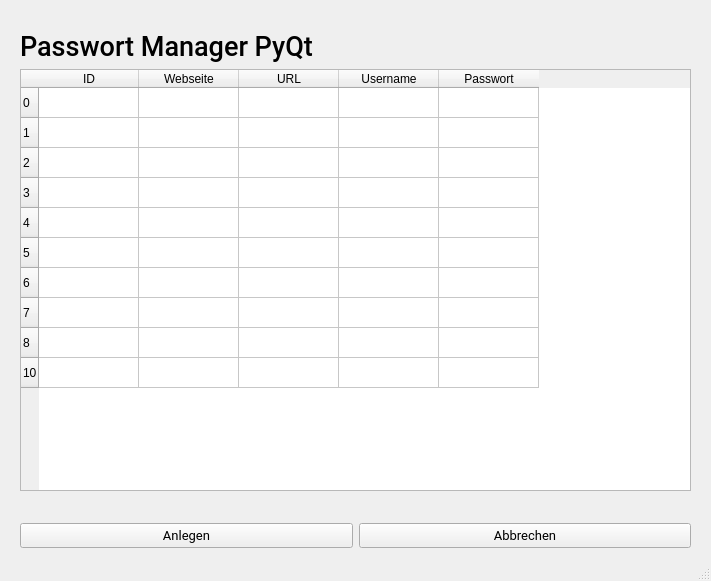
<?xml version="1.0" encoding="UTF-8"?>
<ui version="4.0">
 <class>MainWindow</class>
 <widget class="QMainWindow" name="MainWindow">
  <property name="geometry">
   <rect>
    <x>0</x>
    <y>0</y>
    <width>711</width>
    <height>581</height>
   </rect>
  </property>
  <property name="windowTitle">
   <string>Passwort Manager</string>
  </property>
  <property name="autoFillBackground">
   <bool>false</bool>
  </property>
  <widget class="QWidget" name="centralwidget">
   <widget class="QWidget" name="horizontalLayoutWidget">
    <property name="geometry">
     <rect>
      <x>20</x>
      <y>500</y>
      <width>671</width>
      <height>71</height>
     </rect>
    </property>
    <layout class="QHBoxLayout" name="horizontalLayout">
     <item>
      <widget class="QPushButton" name="pushButton_2">
       <property name="font">
        <font>
         <family>Roboto</family>
         <pointsize>10</pointsize>
        </font>
       </property>
       <property name="text">
        <string>Anlegen</string>
       </property>
       <property name="icon">
        <iconset>
         <normaloff>icons/edit.svg</normaloff>icons/edit.svg</iconset>
       </property>
      </widget>
     </item>
     <item>
      <widget class="QPushButton" name="pushButton">
       <property name="font">
        <font>
         <family>Roboto</family>
         <pointsize>10</pointsize>
        </font>
       </property>
       <property name="text">
        <string>Abbrechen</string>
       </property>
       <property name="icon">
        <iconset>
         <normaloff>icons/exit.svg</normaloff>icons/exit.svg</iconset>
       </property>
      </widget>
     </item>
    </layout>
   </widget>
   <widget class="QWidget" name="verticalLayoutWidget">
    <property name="geometry">
     <rect>
      <x>20</x>
      <y>30</y>
      <width>671</width>
      <height>461</height>
     </rect>
    </property>
    <layout class="QVBoxLayout" name="verticalLayout">
     <item>
      <widget class="QLabel" name="titel">
       <property name="font">
        <font>
         <family>Roboto Medium</family>
         <pointsize>20</pointsize>
        </font>
       </property>
       <property name="frameShape">
        <enum>QFrame::NoFrame</enum>
       </property>
       <property name="text">
        <string>Passwort Manager PyQt</string>
       </property>
      </widget>
     </item>
     <item>
      <widget class="QTableWidget" name="anzeige">
       <row>
        <property name="text">
         <string>0</string>
        </property>
       </row>
       <row>
        <property name="text">
         <string>1</string>
        </property>
       </row>
       <row>
        <property name="text">
         <string>2</string>
        </property>
       </row>
       <row>
        <property name="text">
         <string>3</string>
        </property>
       </row>
       <row>
        <property name="text">
         <string>4</string>
        </property>
       </row>
       <row>
        <property name="text">
         <string>5</string>
        </property>
       </row>
       <row>
        <property name="text">
         <string>6</string>
        </property>
       </row>
       <row>
        <property name="text">
         <string>7</string>
        </property>
       </row>
       <row>
        <property name="text">
         <string>8</string>
        </property>
       </row>
       <row>
        <property name="text">
         <string>10</string>
        </property>
       </row>
       <column>
        <property name="text">
         <string>ID</string>
        </property>
       </column>
       <column>
        <property name="text">
         <string>Webseite</string>
        </property>
       </column>
       <column>
        <property name="text">
         <string>URL</string>
        </property>
       </column>
       <column>
        <property name="text">
         <string>Username</string>
        </property>
       </column>
       <column>
        <property name="text">
         <string>Passwort</string>
        </property>
       </column>
      </widget>
     </item>
    </layout>
   </widget>
  </widget>
  <widget class="QStatusBar" name="statusbar"/>
 </widget>
 <resources/>
 <connections/>
</ui>
